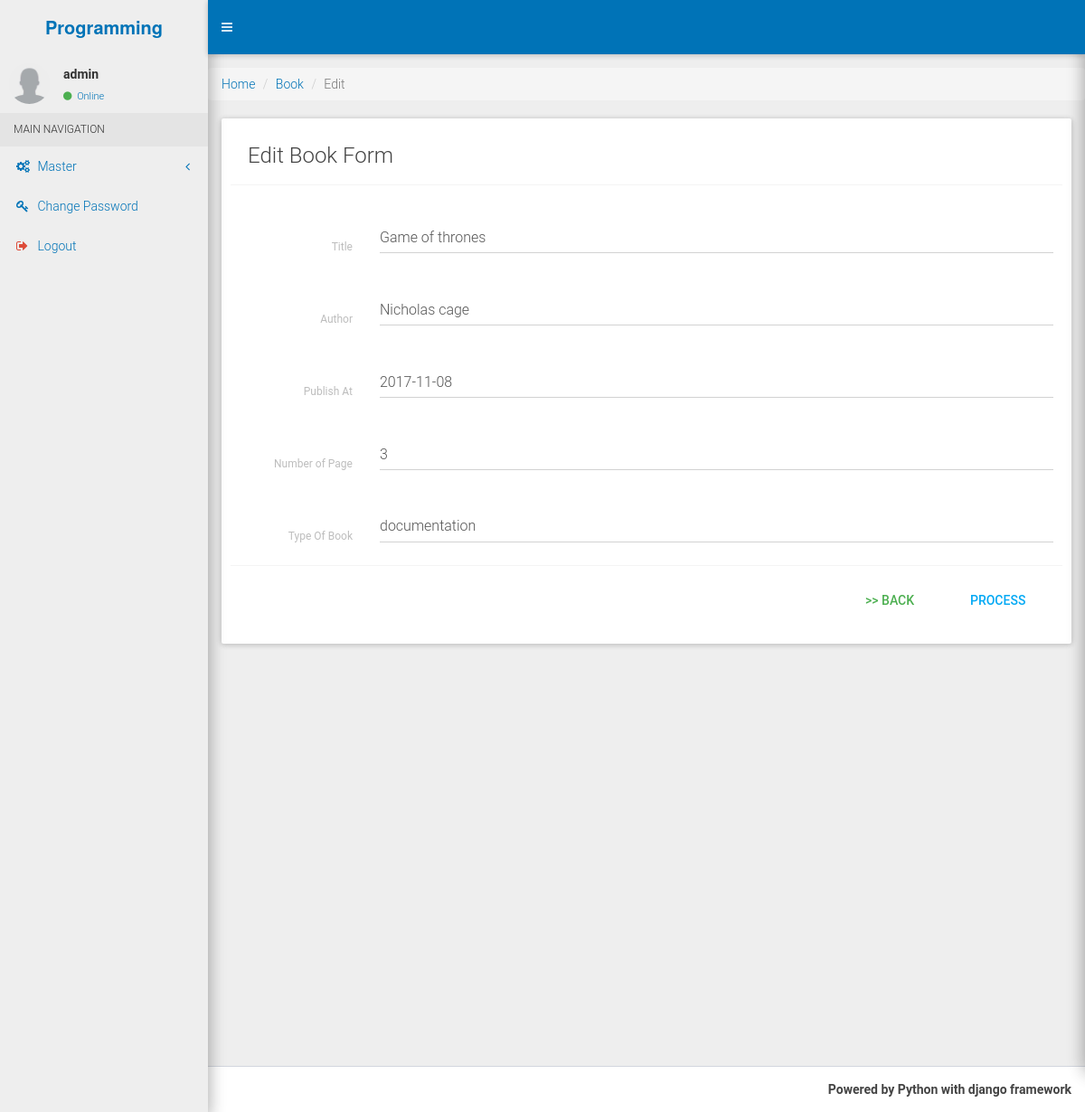
Screenshot of /book/edit/7 (signed in) with the database file from the repository.
### book/models.py (models this page shows, shortened)
class Book(models.Model):
    novel = 'nov'
    document = 'doc'
    other = 'oth'
    type = (
        (novel,'one of novel'),
        (document,'documentation'),
        (other,'other')
    )
    title = models.CharField(max_length=25,verbose_name='Title')
    author = models.CharField(max_length=25,verbose_name='Author')
    publish_at=models.DateField()
    number_of_page=models.IntegerField()
    type_of_book =models.CharField(max_length=25,choices=type,default=novel)
    created_at = models.DateField(auto_now_add=True)
    updated_at = models.DateField(auto_now=True)

### book/views.py (the view)
# urls.py: url(r'^edit/(?P<id>.+)$', views.edit, name="editbook"),
@login_required
def edit(request,id):
    if request.POST:
        if request.POST:
            data = Book.objects.get(id=id)
            form = BookForm(request.POST, instance=data)
            if form.is_valid():
                form.save()
                return redirect("book")
            else :
                return HttpResponseRedirect("")
    else :
            data = Book.objects.get(id=id)
            form = BookForm(instance=data)
            return render(request, "book/edit.html", {"form": form})

### book/forms.py
class BookForm(forms.ModelForm):
    class Meta :
        model =Book
        fields=["title","author","type_of_book","number_of_page","publish_at"]

### templates/book/edit.html (shortened to what this page needs)
{% extends 'layout.html' %}
{% load static %}
{% load widget_tweaks %}
{% load humanize %}
{% block content %}
 <section class="content">
      <div class="row">
        <div class="col-xs-12">
        <div class="row">
  <ol class="breadcrumb">
  <li class="breadcrumb-item"><a href="#">Home</a></li>
  <li class="breadcrumb-item"><a href="{% url 'book' %}">Book</a></li>
  <li class="breadcrumb-item active">Edit</li>
</ol>
  </div>
          <div class="box">
            <div class="box-body">
                            <div class="box-header with-border">
              <h3 class="box-title">Edit Book Form</h3>
            </div>
           <form class="form-horizontal" method="post"  enctype="multipart/form-data">
              <div class="box-body">
                <div class="form-group">
                  <label for="inputEmail3" class="col-sm-2 control-label">Title</label>
                  <div class="col-sm-10">
                   {{ form.title | add_class:'form-control' |attr:"required" }}
                  </div>
                </div>
                <div class="form-group">
                  <label for="inputPassword3" class="col-sm-2 control-label">Author</label>
                  <div class="col-sm-10">
                    {{ form.author | add_class:'form-control ' |attr:"required" }}
                  </div>
                </div>
                <div class="form-group">
                  <label for="inputPassword3" class="col-sm-2 control-label">Publish At</label>
                  <div class="col-sm-10">
                    {{ form.publish_at| add_class:'form-control tgl ' |attr:"required" |attr:"readonly"}}
                  </div>
                </div>
                <div class="form-group">
                  <label for="inputPassword3" class="col-sm-2 control-label">Number of Page</label>
                  <div class="col-sm-10">
                    {{ form.number_of_page | add_class:'form-control ' |attr:"required"}}
                  </div>
                </div>
                <div class="form-group">
                  <label for="inputPassword3" class="col-sm-2 control-label">Type Of Book</label>
                  <div class="col-sm-10">
                    {{ form.type_of_book | add_class:'form-control' |attr:"required"}}
                  </div>
                </div>
              </div>
              <div class="box-footer">
                  <button type="submit" class="btn btn-info pull-right">Process</button>
                <a href="{% url 'book' %}" class="btn btn-success pull-right">>> Back</a>
              </div>
            </form>
          </div>
</div>
        </div>
      </div>
 </section>
{% endblock %}

### templates/layout.html (shortened to what this page needs)
{% load static %}
{% load staticfiles %}
<!DOCTYPE html>
<html>
<head>
  <link rel="stylesheet" href="{% static "css/bootstrap.min.css" %}">
  <link rel="stylesheet" href="{% static "css/font-awesome.min.css" %}">
  <link rel="stylesheet" href="{% static "css/AdminLTE.min.css" %}">
  <link rel="stylesheet" href="{% static "css/bootstrap-material-design.min.css" %}">
  <link rel="stylesheet" href="{% static "css/ripples.min.css" %}">
  <link rel="stylesheet" href="{% static "css/MaterialAdminLTE.min.css" %}">
  <link rel="stylesheet" href="{% static "css/skins/all-md-skins.min.css" %}">
  <link rel="stylesheet" href="{% static "css/dataTables.bootstrap.css" %}">
  <link rel="stylesheet" href="{% static "css/datepicker3.css" %}">
</head>
<body class="hold-transition skin-blue sidebar-mini">
<div class="wrapper">
  <header class="main-header">
    <a href="#" class="logo">
      <span class="logo-lg"><b>Programming</b></span>
    </a>
    <nav class="navbar navbar-static-top">
      <a href="#" class="sidebar-toggle" data-toggle="offcanvas" role="button">
      </a>
    </nav>
  </header>
  <aside class="main-sidebar">
    <section class="sidebar">
      <div class="user-panel">
        <div class="pull-left image">
          <img src="{% static "images/user.png" %}" class="img-circle" alt="User Image">
        </div>
        <div class="pull-left info">
          <p>{{user }}</p>
          <a href="#"><i class="fa fa-circle text-success"></i> Online</a>
        </div>
      </div>
      <ul class="sidebar-menu">
        <li class="header">MAIN NAVIGATION</li>
               <li class="treeview">
          <a href="#">
            <i class="fa fa-gears "></i> <span>Master</span>
            <span class="pull-right-container">
              <i class="fa fa-angle-left pull-right "></i>
            </span>
          </a>
        </li>
       <li><a href="{% url 'change_password' %}"> <i class="fa fa-key text-blue"></i> <span>Change Password</span></a></li>
       <li><a href="{% url 'logout' %}" title="Logout"><i class="fa fa-sign-out text-red"></i> <span>Logout</span></a></li>
      </ul>
    </section>
  </aside>
  <div class="content-wrapper">
     {% block content %}{% endblock content %}
  </div>
  <footer class="main-footer">
    <div class="pull-right hidden-xs">
    <strong>Powered by Python with django framework
    </div>
  </footer>
</div>
</body>
</html>

### rows the page displays
Book: title "Game of thrones", author "Nicholas cage", publish_at "2017-11-08", number_of_page "3", type_of_book "documentation"

### other values shown
{{ user }} "admin"
